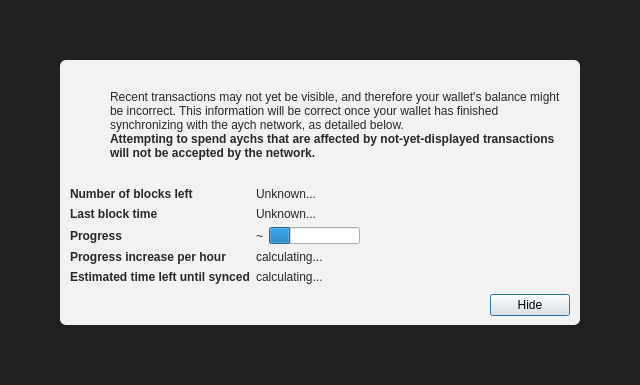
<?xml version="1.0" encoding="UTF-8"?>
<ui version="4.0">
 <class>ModalOverlay</class>
 <widget class="ModalOverlay" name="ModalOverlay">
  <property name="geometry">
   <rect>
    <x>0</x>
    <y>0</y>
    <width>640</width>
    <height>385</height>
   </rect>
  </property>
  <property name="windowTitle">
   <string>Form</string>
  </property>
  <layout class="QVBoxLayout" name="verticalLayout" stretch="0">
   <property name="sizeConstraint">
    <enum>QLayout::SetDefaultConstraint</enum>
   </property>
   <property name="leftMargin">
    <number>0</number>
   </property>
   <property name="topMargin">
    <number>0</number>
   </property>
   <property name="rightMargin">
    <number>0</number>
   </property>
   <property name="bottomMargin">
    <number>0</number>
   </property>
   <item>
    <widget class="QWidget" name="bgWidget" native="true">
     <property name="styleSheet">
      <string notr="true">#bgWidget { background: rgba(0,0,0,220); }</string>
     </property>
     <layout class="QVBoxLayout" name="verticalLayoutMain" stretch="1">
      <property name="leftMargin">
       <number>60</number>
      </property>
      <property name="topMargin">
       <number>60</number>
      </property>
      <property name="rightMargin">
       <number>60</number>
      </property>
      <property name="bottomMargin">
       <number>60</number>
      </property>
      <item>
       <widget class="QWidget" name="contentWidget" native="true">
        <property name="styleSheet">
         <string notr="true">#contentWidget { background: rgba(255,255,255,240); border-radius: 6px; }

QLabel { color: rgb(40,40,40);  }</string>
        </property>
        <layout class="QVBoxLayout" name="verticalLayoutSub" stretch="1,0,0,0">
         <property name="spacing">
          <number>0</number>
         </property>
         <property name="leftMargin">
          <number>10</number>
         </property>
         <property name="topMargin">
          <number>10</number>
         </property>
         <property name="rightMargin">
          <number>10</number>
         </property>
         <property name="bottomMargin">
          <number>10</number>
         </property>
         <item>
          <layout class="QHBoxLayout" name="horizontalLayoutIconText" stretch="0,1">
           <property name="topMargin">
            <number>20</number>
           </property>
           <item>
            <layout class="QVBoxLayout" name="verticalLayoutIcon">
             <property name="leftMargin">
              <number>0</number>
             </property>
             <item>
              <widget class="QPushButton" name="warningIcon">
               <property name="enabled">
                <bool>false</bool>
               </property>
               <property name="text">
                <string/>
               </property>
               <property name="icon">
                <iconset>
                 <normaloff>:/icons/warning</normaloff>
                 <disabledoff>:/icons/warning</disabledoff>:/icons/warning</iconset>
               </property>
               <property name="iconSize">
                <size>
                 <width>48</width>
                 <height>48</height>
                </size>
               </property>
               <property name="flat">
                <bool>true</bool>
               </property>
              </widget>
             </item>
             <item>
              <spacer name="verticalSpacerWarningIcon">
               <property name="orientation">
                <enum>Qt::Vertical</enum>
               </property>
               <property name="sizeHint" stdset="0">
                <size>
                 <width>20</width>
                 <height>40</height>
                </size>
               </property>
              </spacer>
             </item>
            </layout>
           </item>
           <item>
            <layout class="QVBoxLayout" name="verticalLayoutInfoText">
             <property name="leftMargin">
              <number>0</number>
             </property>
             <property name="topMargin">
              <number>0</number>
             </property>
             <item>
              <widget class="QLabel" name="infoText">
               <property name="text">
                <string>Recent transactions may not yet be visible, and therefore your wallet's balance might be incorrect. This information will be correct once your wallet has finished synchronizing with the aych network, as detailed below.</string>
               </property>
               <property name="textFormat">
                <enum>Qt::RichText</enum>
               </property>
               <property name="wordWrap">
                <bool>true</bool>
               </property>
              </widget>
             </item>
             <item>
              <widget class="QLabel" name="infoTextStrong">
               <property name="font">
                <font>
                 <weight>75</weight>
                 <bold>true</bold>
                </font>
               </property>
               <property name="text">
                <string>Attempting to spend aychs that are affected by not-yet-displayed transactions will not be accepted by the network.</string>
               </property>
               <property name="textFormat">
                <enum>Qt::RichText</enum>
               </property>
               <property name="wordWrap">
                <bool>true</bool>
               </property>
              </widget>
             </item>
             <item>
              <spacer name="verticalSpacerInTextSpace">
               <property name="orientation">
                <enum>Qt::Vertical</enum>
               </property>
               <property name="sizeHint" stdset="0">
                <size>
                 <width>20</width>
                 <height>40</height>
                </size>
               </property>
              </spacer>
             </item>
            </layout>
           </item>
          </layout>
         </item>
         <item>
          <spacer name="verticalSpacerAfterText">
           <property name="orientation">
            <enum>Qt::Vertical</enum>
           </property>
           <property name="sizeHint" stdset="0">
            <size>
             <width>20</width>
             <height>40</height>
            </size>
           </property>
          </spacer>
         </item>
         <item>
          <layout class="QFormLayout" name="formLayout">
           <property name="fieldGrowthPolicy">
            <enum>QFormLayout::FieldsStayAtSizeHint</enum>
           </property>
           <property name="horizontalSpacing">
            <number>6</number>
           </property>
           <property name="verticalSpacing">
            <number>6</number>
           </property>
           <property name="topMargin">
            <number>10</number>
           </property>
           <item row="0" column="0">
            <widget class="QLabel" name="labelNumberOfBlocksLeft">
             <property name="font">
              <font>
               <weight>75</weight>
               <bold>true</bold>
              </font>
             </property>
             <property name="text">
              <string>Number of blocks left</string>
             </property>
            </widget>
           </item>
           <item row="0" column="1">
            <widget class="QLabel" name="numberOfBlocksLeft">
             <property name="text">
              <string>Unknown...</string>
             </property>
            </widget>
           </item>
           <item row="1" column="0">
            <widget class="QLabel" name="labelLastBlockTime">
             <property name="font">
              <font>
               <weight>75</weight>
               <bold>true</bold>
              </font>
             </property>
             <property name="text">
              <string>Last block time</string>
             </property>
            </widget>
           </item>
           <item row="1" column="1">
            <widget class="QLabel" name="newestBlockDate">
             <property name="sizePolicy">
              <sizepolicy hsizetype="Maximum" vsizetype="Preferred">
               <horstretch>0</horstretch>
               <verstretch>0</verstretch>
              </sizepolicy>
             </property>
             <property name="text">
              <string>Unknown...</string>
             </property>
            </widget>
           </item>
           <item row="2" column="0">
            <widget class="QLabel" name="labelSyncDone">
             <property name="font">
              <font> 
               <weight>75</weight>
               <bold>true</bold>
              </font>
             </property>
             <property name="text">
              <string>Progress</string>
             </property>
            </widget>
           </item>
           <item row="2" column="1">
            <layout class="QHBoxLayout" name="horizontalLayoutSync" stretch="0,1">
             <item>
              <widget class="QLabel" name="percentageProgress">
               <property name="text">
                <string notr="true">~</string>
               </property>
              </widget>
             </item>
             <item>
              <widget class="QProgressBar" name="progressBar">
               <property name="value">
                <number>24</number>
               </property>
               <property name="format">
                <string/>
               </property>
              </widget>
             </item>
            </layout>
           </item>
           <item row="4" column="0">
            <widget class="QLabel" name="labelProgressIncrease">
             <property name="font">
              <font>
               <weight>75</weight>
               <bold>true</bold>
              </font>
             </property>
             <property name="text">
              <string>Progress increase per hour</string>
             </property>
            </widget>
           </item>
           <item row="4" column="1">
            <widget class="QLabel" name="progressIncreasePerH">
             <property name="text">
              <string>calculating...</string>
             </property>
            </widget>
           </item>
           <item row="5" column="0">
            <widget class="QLabel" name="labelEstimatedTimeLeft">
             <property name="font">
              <font>
               <weight>75</weight>
               <bold>true</bold>
              </font>
             </property>
             <property name="text">
              <string>Estimated time left until synced</string>
             </property>
            </widget>
           </item>
           <item row="5" column="1">
            <widget class="QLabel" name="expectedTimeLeft">
             <property name="text">
              <string>calculating...</string>
             </property>
            </widget>
           </item>
          </layout>
         </item>
         <item>
          <layout class="QHBoxLayout" name="horizontalLayoutButtons">
           <property name="leftMargin">
            <number>10</number>
           </property>
           <property name="topMargin">
            <number>10</number>
           </property>
           <item>
            <spacer name="horizontalSpacer">
             <property name="orientation">
              <enum>Qt::Horizontal</enum>
             </property>
             <property name="sizeHint" stdset="0">
              <size>
               <width>40</width>
               <height>20</height>
              </size>
             </property>
            </spacer>
           </item>
           <item>
            <widget class="QPushButton" name="closeButton">
             <property name="text">
              <string>Hide</string>
             </property>
             <property name="focusPolicy">
              <enum>Qt::StrongFocus</enum>
             </property>
             <property name="default">
              <bool>true</bool>
             </property>
            </widget>
           </item>
          </layout>
         </item>
        </layout>
       </widget>
      </item>
     </layout>
    </widget>
   </item>
  </layout>
 </widget>
 <customwidgets>
  <customwidget>
   <class>ModalOverlay</class>
   <extends>QWidget</extends>
   <header>qt/modaloverlay.h</header>
   <container>1</container>
  </customwidget>
 </customwidgets>
 <resources/>
 <connections/>
</ui>
